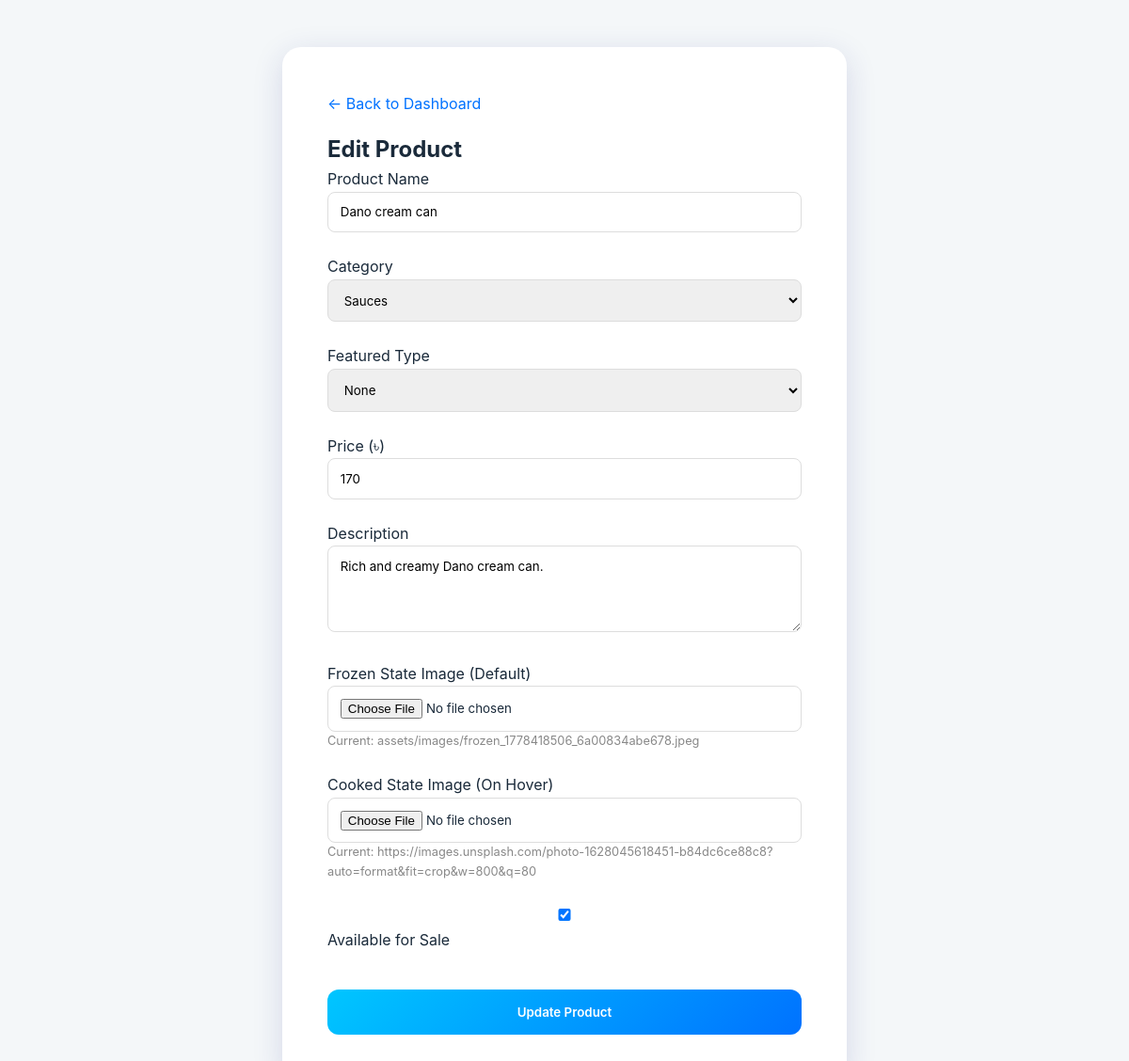
Screenshot of /admin/edit_product.php?id=28 (signed in) with the database file from the repository.
### tables this page shows
CREATE TABLE products (
        id INTEGER PRIMARY KEY AUTOINCREMENT,
        name TEXT NOT NULL,
        description TEXT,
        price REAL NOT NULL,
        image_url TEXT,
        category TEXT,
        is_available INTEGER DEFAULT 1,
        created_at DATETIME DEFAULT CURRENT_TIMESTAMP
    , featured_type TEXT DEFAULT 'None', cooked_image_url TEXT);

### admin/edit_product.php (the view, shortened to what this page needs)
<?php
require_once __DIR__ . '/../includes/db.php';
$id = $_GET['id'] ?? 0;
$stmt = $pdo->prepare("SELECT * FROM products WHERE id = ?");
$stmt->execute([$id]);
$product = $stmt->fetch();
?>
<!DOCTYPE html>
<html lang="en">
<head>
    <link rel="stylesheet" href="../assets/css/style.css">
</head>
<body style="background: #f4f7f9;">
    <div class="form-card">
        <a href="index.php" style="text-decoration:none; color:#0072ff; margin-bottom: 1rem; display:block;">← Back to Dashboard</a>
        <h2>Edit Product</h2>
        <form method="POST" enctype="multipart/form-data">
            <div class="form-group">
                <label>Product Name</label>
                <input type="text" name="name" value="<?php echo htmlspecialchars($product['name']); ?>" required>
            </div>
            <div class="form-group">
                <label>Category</label>
                <select name="category" required>
                    <option value="Sauces" <?php if($product['category'] == 'Sauces') echo 'selected'; ?>>Sauces</option>
                </select>
            </div>
            <div class="form-group">
                <label>Featured Type</label>
                <select name="featured_type">
                    <option value="None" <?php if($product['featured_type'] == 'None') echo 'selected'; ?>>None</option>
                </select>
            </div>
            <div class="form-group">
                <label>Price (৳)</label>
                <input type="number" step="0.01" name="price" value="<?php echo $product['price']; ?>" required>
            </div>
            <div class="form-group">
                <label>Description</label>
                <textarea name="description" rows="4"><?php echo htmlspecialchars($product['description']); ?></textarea>
            </div>
            <div class="form-group">
                <label>Frozen State Image (Default)</label>
                <input type="file" name="image" accept="image/*">
                <p style="font-size: 0.8rem; color: #888;">Current: <?php echo $product['image_url']; ?></p>
            </div>
            <div class="form-group">
                <label>Cooked State Image (On Hover)</label>
                <input type="file" name="cooked_image" accept="image/*">
                <p style="font-size: 0.8rem; color: #888;">Current: <?php echo $product['cooked_image_url']; ?></p>
            </div>
            <div class="form-group">
                <label>
                    <input type="checkbox" name="is_available" <?php echo $product['is_available'] ? 'checked' : ''; ?>>
                    Available for Sale
                </label>
            </div>
            <button type="submit" class="add-btn">Update Product</button>
        </form>
    </div>
</body>
</html>

### assets/css/style.css (style rules this page uses)
:root { --primary-gradient: linear-gradient(135deg, #00c6ff 0%, #0072ff 100%); --fire-gradient: linear-gradient(135deg, #f093fb 0%, #f5576c 100%); --ice-bg: #f8fbff; --text-dark: #1a2a3a; --text-light: #ffffff; --glass-bg: rgba(255, 255, 255, 0.8); --glass-border: rgba(255, 255, 255, 0.2); --shadow: 0 8px 32px 0 rgba(31, 38, 135, 0.15); }
* { margin: 0; padding: 0; box-sizing: border-box; font-family: 'Outfit', 'Inter', sans-serif; }
body { background-color: var(--ice-bg); color: var(--text-dark); line-height: 1.6; overflow-x: hidden; }
.add-btn { width: 100%; padding: 1rem; border: none; background: var(--primary-gradient); color: white; font-weight: 600; cursor: pointer; transition: opacity 0.3s; margin-top: 1rem; border-radius: 12px; }

### admin/edit_product.php (style rules this page uses)
.form-card { max-width: 600px; margin: 50px auto; background: white; padding: 3rem; border-radius: 20px; box-shadow: var(--shadow); }
.form-group { margin-bottom: 1.5rem; }
input, textarea, select { width: 100%; padding: 0.8rem; border: 1px solid #ddd; border-radius: 8px; }

### rows the page displays
products: name "Dano cream can", category "Sauces", featured_type "None", price "170", description "Rich and creamy Dano cream can.", image_url "assets/images/frozen_1778418506_6a00834abe678.jpeg", cooked_image_url "https://images.unsplash.com/photo-1628045618451-b84dc6ce88c8?auto=format&fit=crop&w=800&q=80", is_available "☑"
